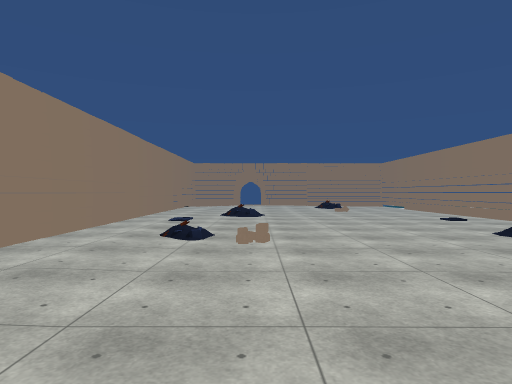
[1] (above)

16 first-person views from a walk through a 3-D level made in the Unity game engine. The camera is 1.4 m above the floor, looks level and sees 75° across. The floor is counted in squares, 2 m on a side. Each view is taken from the middle of a square. On the plan, view 1 faces up. The plan holds only what a view shows up to about 10 squares ahead; the rest is blank. The place goes on beyond the plan. The player is left out. Some animated figures are not drawn. Some surface patterns are stand-ins.

[2]
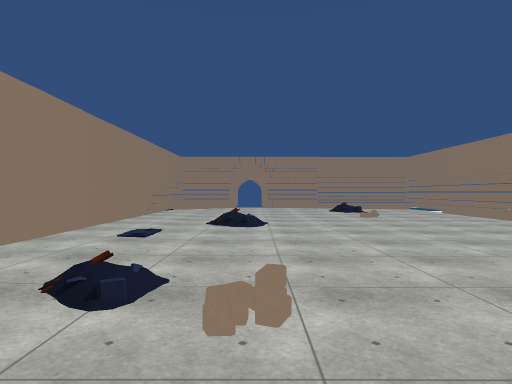

[3]
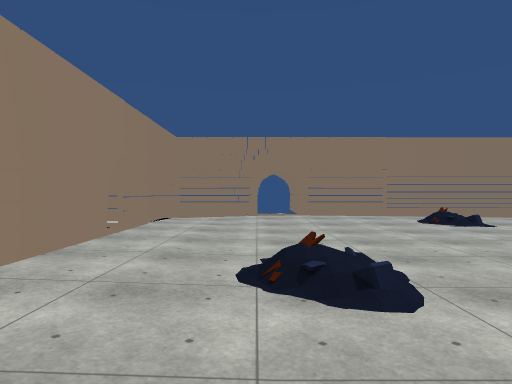

[4]
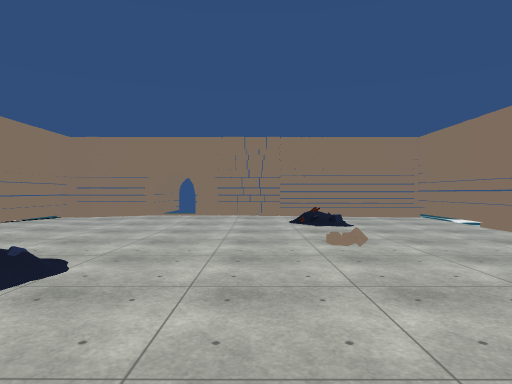

[5]
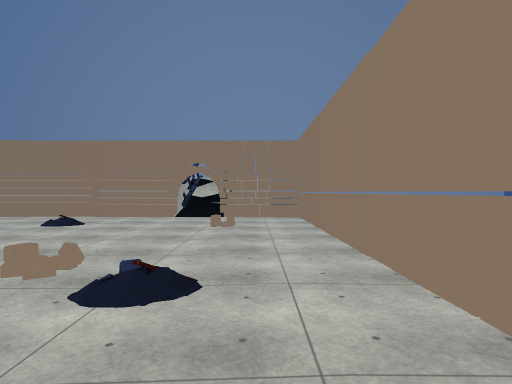

[6]
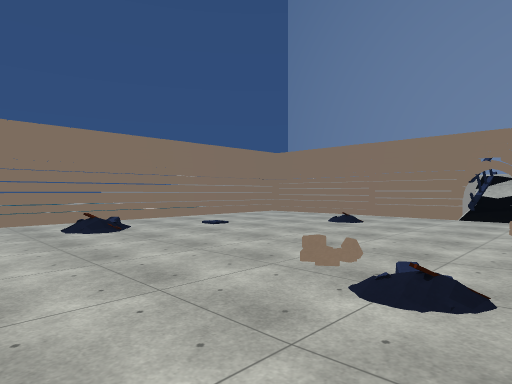

[7]
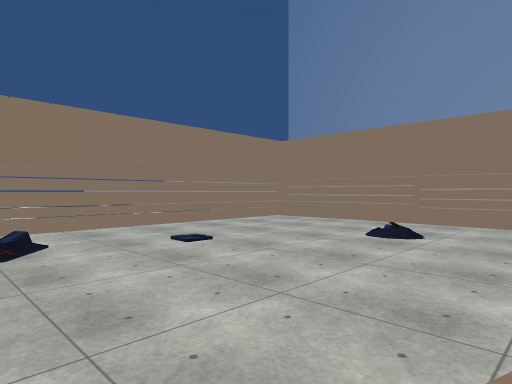

[8]
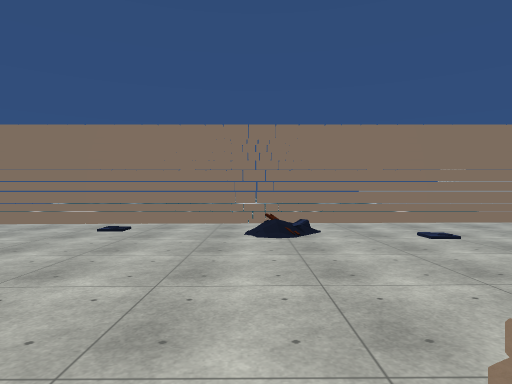

[9]
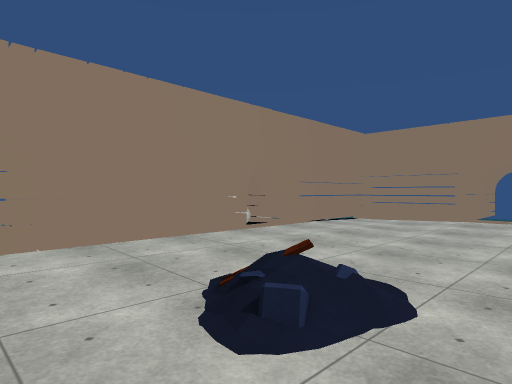

[10]
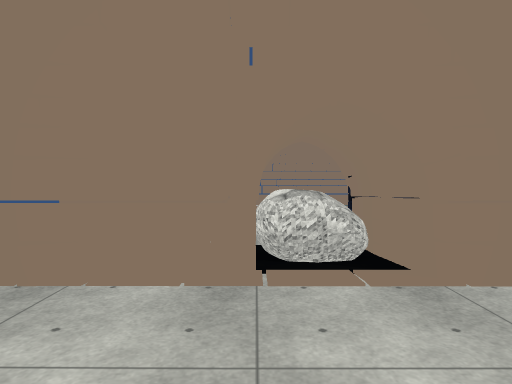

[11]
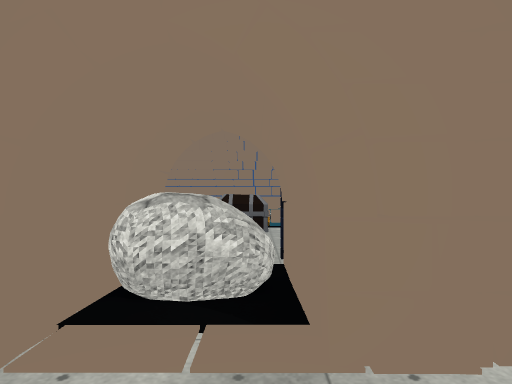

[12]
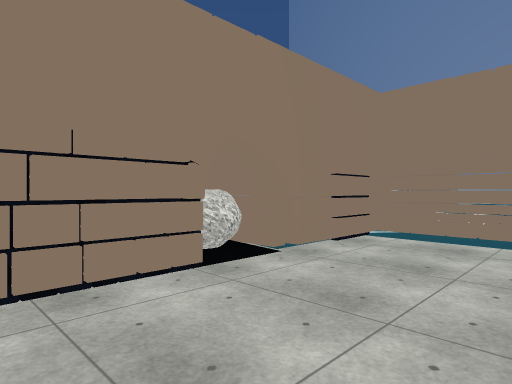

[13]
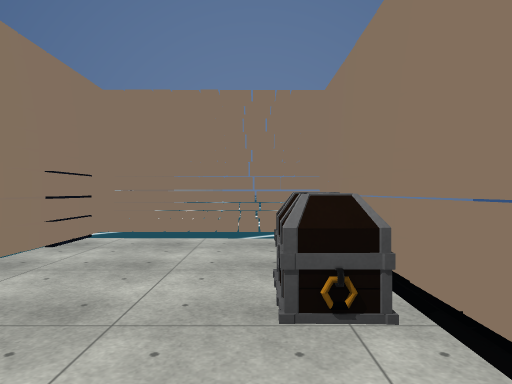

[14]
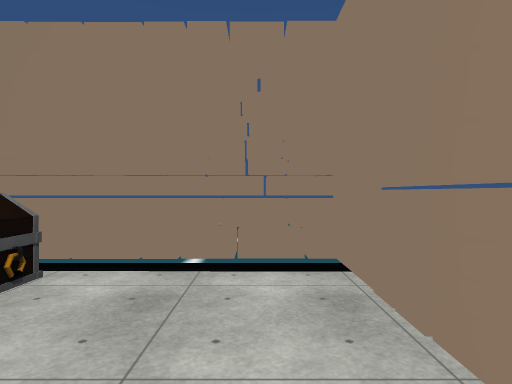

[15]
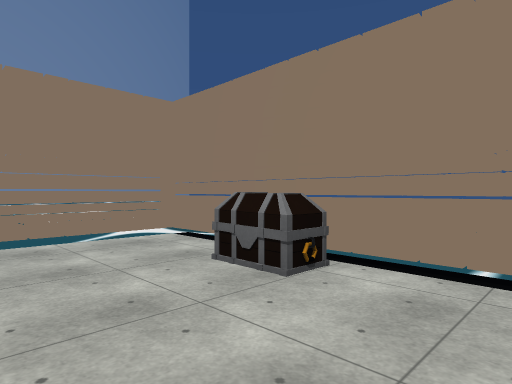

[16]
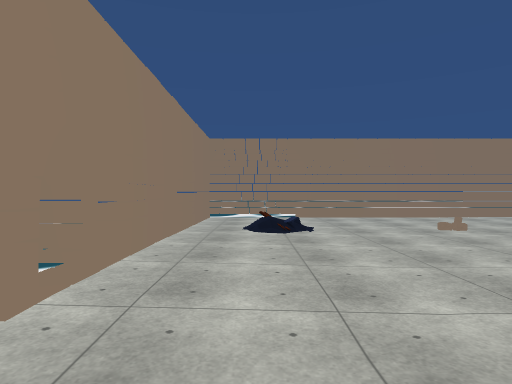

### Floor plan
Key: @ floor where view 1 was taken; # wall or solid block; . main floor; - floor 0.25 m lower than the main floor; / step, stairs or slope; = window, fence, low wall or low ledge; ≈ liquid the walk keeps out of; ^ raised ledge; R rock; O other object.
Columns run from 9 left of view 1 to 7 right of it. Each row starts with its distance up from view 1.
 19         #≈≈
 18       ###-###==#
 17 ###  #..........#
 16 #---##.-....//..#
 15 #---##..-..../..#
 14 #O--.R...-------#
 13 #---##...-------#
 12 #---##....------#
 11 ####≈#..//......#
 10 ≈≈≈≈≈#.../......#
  9 ≈≈≈≈≈#..........#
  8      #..........#
  7       ..........#
  6      #../...../.#
  5      #..//..../.#
  4      #..........#
  3       ..........=
  2       ..........=
  1       ...../....=
  0       ...@......=
 -1       ..........=
 -2       ##########
 -3         ^≈
 -4          #

Where each view was taken, in squares from view 1:
view 1: 0 up, 0 right, facing up
view 2: 3 up, 0 right, facing up
view 3: 8 up, 1 left, facing up
view 4: 8 up, 2 right, facing up
view 5: 8 up, 2 left, facing down
view 6: 8 up, 2 left, facing down-right
view 7: 6 up, 0 right, facing down-right
view 8: 6 up, 1 left, facing right
view 9: 9 up, 1 right, facing up-left
view 10: 13 up, 1 left, facing left
view 11: 14 up, 2 left, facing left
view 12: 16 up, 8 left, facing down-right
view 13: 16 up, 8 left, facing down
view 14: 16 up, 6 left, facing left
view 15: 16 up, 6 left, facing down-left
view 16: 16 up, 3 left, facing right
